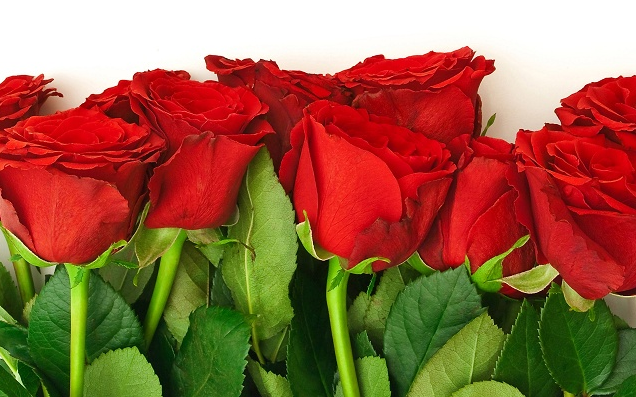
#> input picture OpenCV-tutorials/data/rose.png, 636 x 397 px
$ python histogramBackprojection.py
#> lines starting #> are read from the running program, lines starting #| are printed output that depends on the picture; after the words box and inside, x2 and y2 are one past the last pixel; in counts of white or black regions, pixels touching at a corner belong together
'''
 Based on the following tutorial:
   http://docs.opencv.org/3.0-beta/doc/py_tutorials/py_imgproc/py_histograms/py_histogram_backprojection/py_histogram_backprojection.html
'''

import numpy as np
import cv2

# Load the target image
target = cv2.imread('../data/rose.png')
#> target is the input picture: shape (397, 636, 3); mean B, G, R 68.1, 97.6, 152.6
targetHsv = cv2.cvtColor(target, cv2.COLOR_BGR2HSV)
#> targetHsv: shape (397, 636, 3); mean H, S, V 54.5, 172.9, 166

# Define the model image
model = target[100:170, 300:400]
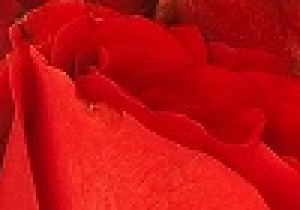
#> model: shape (70, 100, 3) (shown 3 times larger); mean B, G, R 17.3, 14.3, 193.7
modelHsv = cv2.cvtColor(model, cv2.COLOR_BGR2HSV)
#> modelHsv: shape (70, 100, 3); mean H, S, V 102.4, 239.8, 193.7

# Calculate the model 2D histogram
modelHist = cv2.calcHist([modelHsv], [0, 1], None, [180, 256], [0, 180, 0, 256])
maxHistValue = np.max(modelHist)
#> maxHistValue = 1053

# Create a new backprojected image using the model histogram
h, s, v = cv2.split(targetHsv)
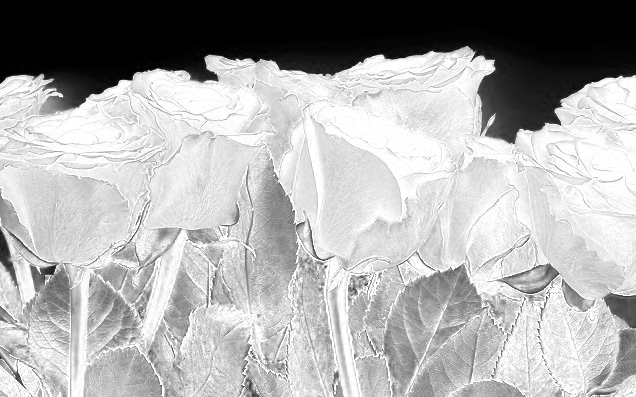
#> s: shape (397, 636); min 0, max 255, mean 172.9
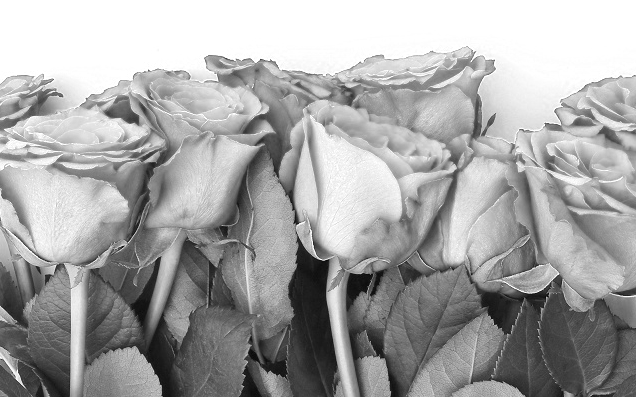
#> v: shape (397, 636); min 8, max 255, mean 166
probability = modelHist[h.ravel(), s.ravel()] / maxHistValue
backprojectedImg = np.uint8(255 * probability).reshape(target.shape[:2])

# Close small holes
disk = cv2.getStructuringElement(cv2.MORPH_ELLIPSE, (5, 5))
backprojectedImg = cv2.morphologyEx(backprojectedImg, op=cv2.MORPH_CLOSE, kernel=disk)

# Threshold the backprojected image
ret, thresh = cv2.threshold(backprojectedImg, 1, 255, 0)
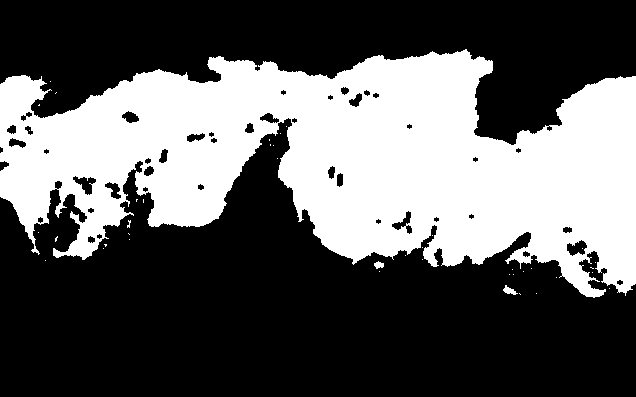
#> thresh: shape (397, 636); 37.3% white; 41 white regions (38 under 20 px), largest, box (x1, y1, x2, y2) and area: (0, 49, 636, 298) 94080, (503, 285, 518, 295) 73, (374, 261, 384, 269) 53
thresh = cv2.merge((thresh, thresh, thresh))

# Obtain the final filtered image
result = cv2.bitwise_and(target, thresh)

# Display the results
combined1 = np.hstack((target, result))
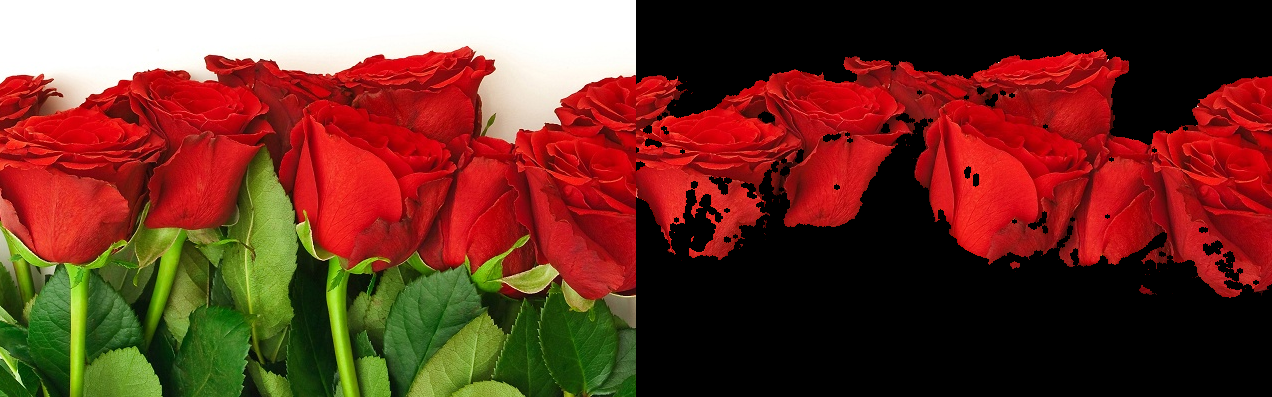
#> combined1: shape (397, 1272, 3); mean B, G, R 37.7, 51.9, 110.2
combined2 = np.hstack((cv2.merge((backprojectedImg, backprojectedImg, backprojectedImg)), thresh))
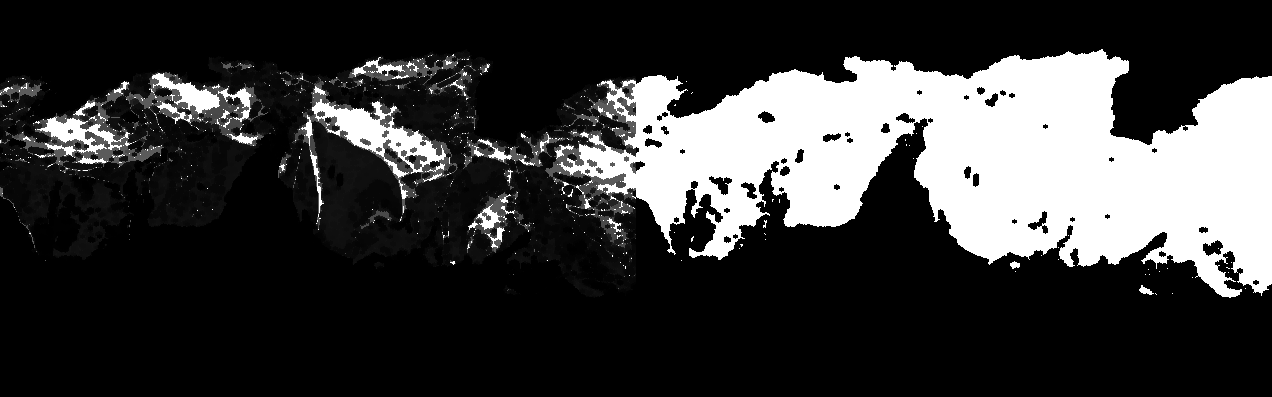
#> combined2: shape (397, 1272, 3); min 0, max 255, mean 57.7
combined = np.vstack((combined1, combined2))
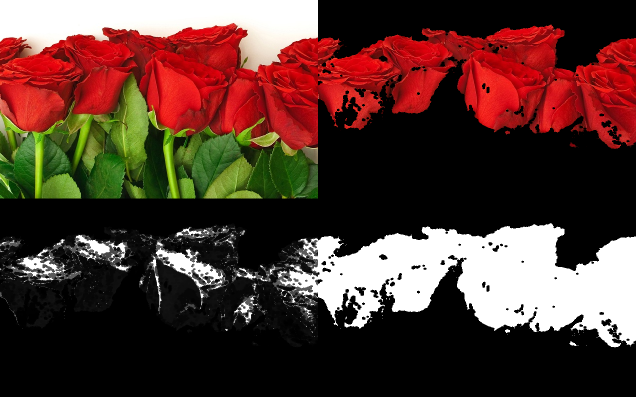
#> combined: shape (794, 1272, 3) (shown at 1/2 size); mean B, G, R 47.7, 54.8, 83.9
cv2.imshow('result', combined)
cv2.waitKey(0)
cv2.destroyAllWindows()

$ run again, with OpenCV-tutorials/data/digits.png copied over OpenCV-tutorials/data/rose.png
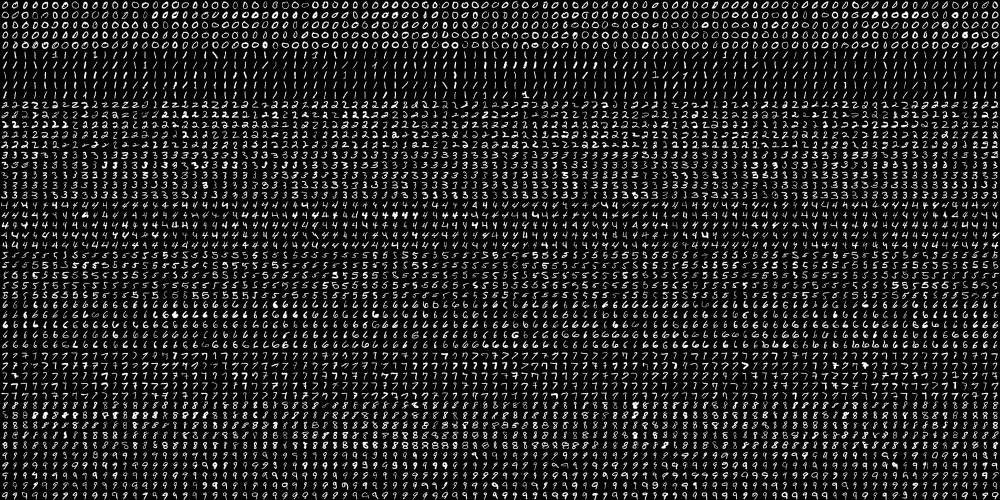
#> input picture OpenCV-tutorials/data/digits.png, 2000 x 1000 px (shown at 1/2 size)
#> target is the input picture: shape (1000, 2000, 3); min 0, max 255, mean 33.8
#> targetHsv: shape (1000, 2000, 3); mean H, S, V 0, 0, 33.8
#> modelHsv: shape (70, 100, 3); mean H, S, V 0, 0, 18.7
#> modelHist: shape (180, 256) float32; values 0 (black) and 7000 (white), 0% white in thin lines or dots, all inside (x1, y1, x2, y2) = (0, 0, 1, 1)
#> maxHistValue = 7000
#> h: shape (1000, 2000); every value is 0
#> backprojectedImg: shape (1000, 2000); every value is 255
#> thresh: shape (1000, 2000, 3); every value is 255
#> combined2: shape (1000, 4000, 3); every value is 255
#> `combined = np.vstack((combined1, combined2))`:
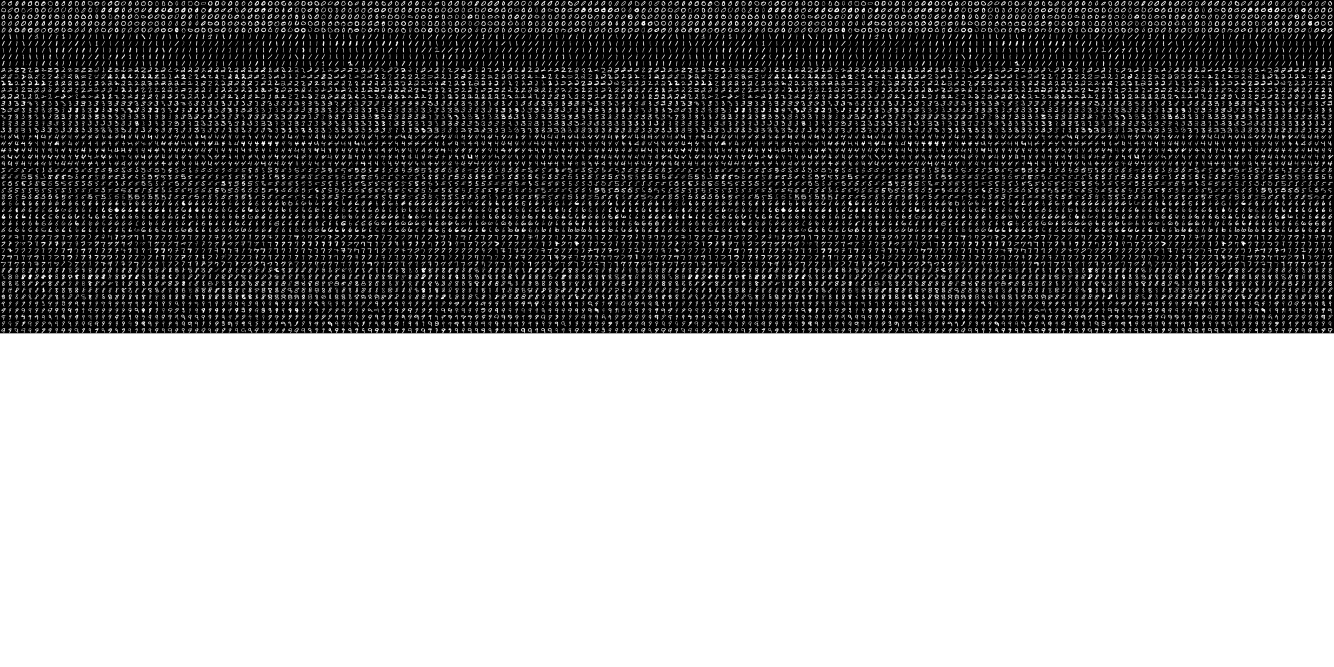
#> combined: shape (2000, 4000, 3) (shown at 1/3 size); min 0, max 255, mean 144.4
